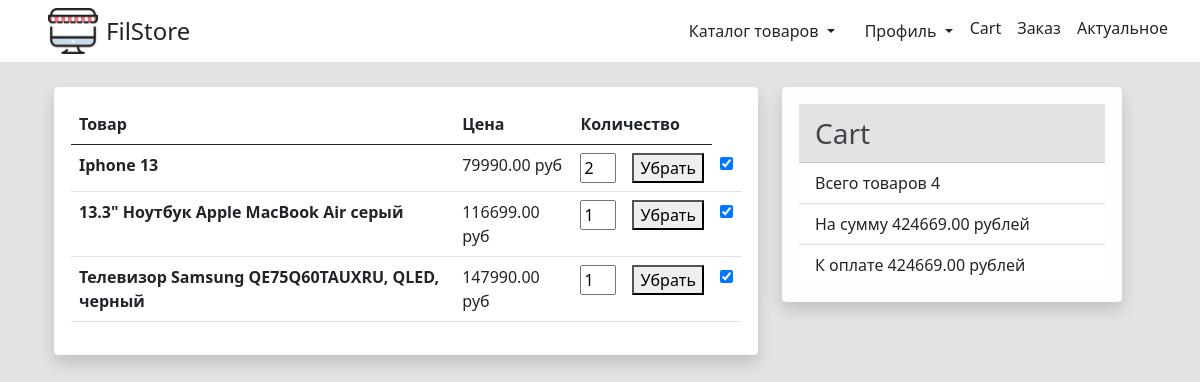
Page /cart/ (signed in) on the committed database.
### cart/models.py (models this page shows, shortened)
class Cart(models.Model):
    product = models.ForeignKey(Product, on_delete=models.CASCADE)
    total_quantity = models.IntegerField("Total quantity", default=0)
    date_created = models.DateField("Date created", auto_now_add=True)
    is_checked = models.BooleanField("is_cart_checked", default=True)
    user = models.ForeignKey(Account, null=False, on_delete=models.CASCADE, related_name='basket')
    def count_price(self):
        return round(self.product.price * self.total_quantity, 2)
    def total_price(self):
        carts = Cart.objects.filter(user=self.user)
        price = sum([cart.count_price() for cart in carts])
        return price
    def count_carts_quantities(self):
        carts = Cart.objects.filter(user=self.user)
        quantity = sum([cart.total_quantity for cart in carts])
        return quantity
    def total_price_to_pay(self):
        carts = Cart.objects.filter(user=self.user, is_checked=True)
        price = sum([cart.count_price() for cart in carts])
        return price

### catalog/models.py (models this page shows, shortened)
class Product(models.Model):
    name = models.CharField("Name", max_length=50)
    description = models.TextField("Description")
    image = models.ImageField("Image", blank=True)
    price = models.DecimalField("Price", max_digits=15, decimal_places=2)
    quantity = models.IntegerField("Quantity", default=0)
    is_available = models.BooleanField("Is available", default=True)
    category = models.ForeignKey(Category, null=False, on_delete=models.CASCADE)
    date_created = models.DateField("Date created", auto_now_add=True)
    tags = models.ManyToManyField(Tag, "Tags")
    class Meta:
        verbose_name = "Product"
        verbose_name_plural = "Products"

### authentication/models.py (models this page shows)
class Account(AbstractUser):
    genders = [("male", "male"), ("female", "female")]
    image = models.ImageField("User's image", blank=True)
    age = models.PositiveIntegerField("User's age", default=0)
    address = models.CharField("Address", max_length=80)
    gender = models.CharField("Gender", choices=genders, max_length=6)
    def __str__(self):
        return self.first_name

### cart/views.py (the view)
# urls.py: path('', views.index, name='cart'),
@login_required(login_url='login')
def index(request):
    return render(request, "cart/cart_info.html")

### catalog/context_processors.py (called while the page is built)
def categories(request):
    names_category = Category.objects.all()
    context = {
        "categories": names_category,
    }
    if request.user.is_authenticated:
        carts = Cart.objects.filter(user=request.user)
        context.update({
            "carts": carts,
        })
    return context

### catalog/models.py (called while the page is built)
    def __str__(self):
        return self.name

### cart/templates/cart/cart_info.html (shortened to what this page needs)
{% extends 'base.html' %}
{% block content %}
    <div class="row" id="cartInfo">
        {% include 'cart/cart_items.html' %}
    </div>
{% endblock %}

### cart/templates/cart/cart_items.html (shortened to what this page needs)
{% load static %}
<div class="col-8">
    <div class="shadow alert alert-light bg-body rounded">
        <table class="table" id="cartTable">
            <thead>
                <tr>
                    <th scope="col">Товар</th>
                    <th scope="col">Цена</th>
                    <th scope="col" colspan="2">Количество</th>
                </tr>
            </thead>
            <tbody id="innerProducts">
                {% for cart in carts %}
                    <tr>
                        <th scope="row">{{ cart.product.name }}</th>
                        <td>{{ cart.product.price }} руб</td>
                        <td><input type="number" value="{{ cart.total_quantity }}" min="0" name="{{ cart.pk }}" style="max-width: 3vw"></td>
                        <td><button class="remove" value="{{ cart.pk }}">Убрать</button></td>
                        {% if cart.is_checked %}
                            <td><input type="checkbox" name="productCheck" data-cart-pk="{{ cart.pk }}" checked></td>
                        {% else %}
                            <td><input type="checkbox" name="productCheck" data-cart-pk="{{ cart.pk }}"></td>
                        {% endif %}
                    </tr>
                {% endfor %}
            </tbody>
        </table>
    </div>
</div>
<div class="col-4">
    <div class="shadow alert alert-light rounded">
        {% include 'cart/total_cart.html' %}
    </div>
</div>

### cart/templates/cart/total_cart.html
<ul class="list-group list-group-flush" id="totalCart">
    <li class="list-group-item list-group-item-secondary fs-3">Cart</li>
    <li class="list-group-item">Всего товаров {{ carts.0.count_carts_quantities }}</li>
    <li class="list-group-item">На сумму {{ carts.0.total_price }} рублей</li>
    <li class="list-group-item">К оплате {{ carts.0.total_price_to_pay }} рублей</li>
</ul>

### templates/base.html (style rules this page uses)
.mainStyle { background-color: #e2e3e5!important; }

### rows in the picture
Cart: product.name "Iphone 13", product.price "79990.00", total_quantity "2", {{ cart.pk }} 1 (drawn), user+total_quantity "4", user+product+total_quantity "424669.00"
Cart: product.name "13.3\" Ноутбук Apple MacBook Air серый", product.price "116699.00", total_quantity "1", {{ cart.pk }} 2 (drawn)
Cart: product.name "Телевизор Samsung QE75Q60TAUXRU, QLED, черный", product.price "147990.00", total_quantity "1", {{ cart.pk }} 3 (drawn)
